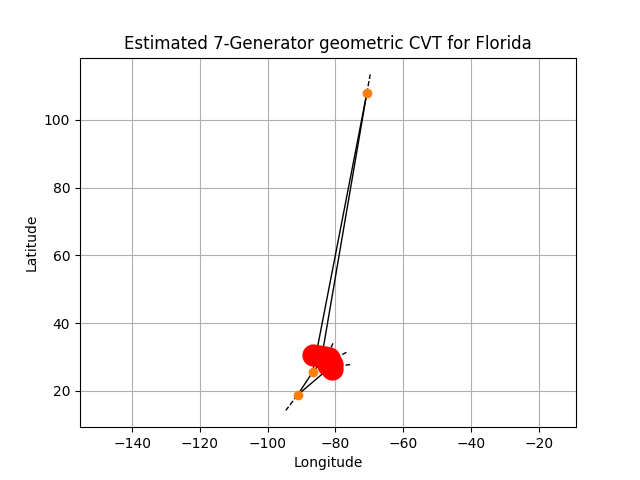

This chart was generated by the following Python code:
#! /usr/bin/env python3
#
def file_column_count ( filename ):

#*****************************************************************************80
#
## FILE_COLUMN_COUNT counts the number of words in a typical column of a file.
#
#  Licensing:
#
#    This code is distributed under the GNU LGPL license.
#
#  Modified:
#
#    13 October 2014
#
#  Author:
#
#    John Burkardt
#
#  Parameters:
#
#    Input, string FILENAME, the name of the file.
#
#    Output, integer COLUMN_COUNT, the number of words in a typical column.
#
  column_count = -1

  input = open ( filename, 'r' )

  column_count = 0

  for line in input:

    if ( line[0] == '#' ):
      continue
    else:

      wc = 0
      for word in line.strip().split():
         wc = wc + 1

      if ( wc == 0 ):
        continue
      elif ( column_count == 0 ):
        column_count = wc
        break

  input.close ( )

  return column_count

def file_column_count_test ( ):

#*****************************************************************************80
#
## FILE_COLUMN_COUNT_TEST tests FILE_COLUMN_COUNT.
#
#  Licensing:
#
#    This code is distributed under the GNU LGPL license.
#
#  Modified:
#
#    03 December 2014
#
#  Author:
#
#    John Burkardt
#
  import platform

  print ( '' )
  print ( 'FILE_COLUMN_COUNT_TEST:' )
  print ( '  Python version: %s' % ( platform.python_version ( ) ) )
  print ( '  Count the number of columns in a typical text file line.' )

  filename = 'r8mat_write_test.txt'
  column_count = file_column_count ( filename )

  print ( '' )
  print ( '  Number of columns in "%s" is %d' % ( filename, column_count ) )
#
#  Terminate.
#
  print ( '' )
  print ( 'FILE_COLUMN_COUNT_TEST:' )
  print ( '  Normal end of execution.' )
  return

def file_row_count ( filename ):

#*****************************************************************************80
#
## FILE_ROW_COUNT counts the number of rows (lines) in a file.
#
#  Licensing:
#
#    This code is distributed under the GNU LGPL license.
#
#  Modified:
#
#    13 October 2014
#
#  Author:
#
#    John Burkardt
#
#  Parameters:
#
#    Input, string FILENAME, the name of the file.
#
#    Output, integer ROW_COUNT, the number of rows in the file.
#
  row_count = -1

  input = open ( filename, 'r' )

  row_count = 0

  for line in input:

    if ( line[0] == '#' ):
      continue
    else:

      wc = 0
      for word in line.strip().split():
         wc = wc + 1

      if ( wc == 0 ):
        continue
      else:
        row_count = row_count + 1

  input.close ( )

  return row_count

def file_row_count_test ( ):

#*****************************************************************************80
#
## FILE_ROW_COUNT_TEST tests FILE_ROW_COUNT.
#
#  Licensing:
#
#    This code is distributed under the GNU LGPL license.
#
#  Modified:
#
#    03 December 2014
#
#  Author:
#
#    John Burkardt
#
  import platform

  print ( '' )
  print ( 'FILE_ROW_COUNT_TEST:' )
  print ( '  Python version: %s' % ( platform.python_version ( ) ) )
  print ( '  Count the number of rows in a text file.' )

  filename = 'i4mat_write_test.txt'
  row_count = file_row_count ( filename )

  print ( '' )
  print ( '  Number of rows in "%s" is %d' % ( filename, row_count ) )
#
#  Terminate.
#
  print ( '' )
  print ( 'FILE_ROW_COUNT_TEST:' )
  print ( '  Normal end of execution.' )
  return

def florida_centroid_geo ( g_lon, g_lat, sample_num, seed ):

#*****************************************************************************80
#
## FLORIDA_CENTROID_GEO estimates geometric centroids of Voronoi regions.
#
#  Licensing:
#
#    This code is distributed under the GNU LGPL license.
#
#  Modified:
#
#    05 November 2016
#
#  Parameters:
#
#    Input, real G_LON(*), G_LAT(*), the longitude and latitude 
#    of generators to be displayed on a map of Florida.
#
#    Input, integer SAMPLE_NUM, the number of samples to use.
#
#    Input, integer SEED, a seed for the random number generator.
#
#    Output, real C_LON(*), C_LAT(*), the longitude and latitude 
#    of the centroids of the Voronoi regions.
#
#    Output, integer SEED, a seed for the random number generator.
#
  import numpy as np
#
#  Get the longitude and latitudes of the vertices of the Florida polygon.
#
  f_lon, f_lat = florida_shape_read ( )
#
#  Determine the bounding box.
#
  f_lon_min = min ( f_lon )
  f_lon_max = max ( f_lon )
  f_lat_min = min ( f_lat )
  f_lat_max = max ( f_lat )
#
#  Initialize the counts for each generator.
#
  n = len ( g_lon )
  c_lat = np.zeros ( n )
  c_lon = np.zeros ( n )
  c_count = np.zeros ( n )
#
#  Choose random LL points in the bounding box.
#  Accept them only if they are contained in the Florida polygon.
#
  s = 0

  while ( s < sample_num ):

    lon, seed = r8_uniform_ab ( f_lon_min, f_lon_max, seed )
    lat, seed = r8_uniform_ab ( f_lat_min, f_lat_max, seed )
 
    inside = polygon_contains_point ( lon, lat, f_lon, f_lat )

    if ( inside ):

      s = s + 1

      d_min = np.Inf
      i_min = -1
      for i in range ( 0, n ):
        d = ( lat - g_lat[i] ) ** 2 + ( lon - g_lon[i] ) ** 2
        if ( d < d_min ):
          d_min = d
          i_min = i

      c_lat[i_min] = c_lat[i_min] + lat
      c_lon[i_min] = c_lon[i_min] + lon
      c_count[i_min] = c_count[i_min] + 1
#
#  Set the centroid estimates.
#
  for i in range ( 0, n ):
    if ( c_count[i] == 0 ):
      c_lon[i] = g_lon[i]
      c_lat[i] = g_lat[i]
    else:
      c_lon[i] = c_lon[i] / float ( c_count[i] )
      c_lat[i] = c_lat[i] / float ( c_count[i] )

  return c_lon, c_lat, seed

def florida_centroid_geo_test ( ):

#*****************************************************************************80
#
## FLORIDA_CENTROID_GEO_TEST tests FLORIDA_CENTROID_GEO.
#
#  Licensing:
#
#    This code is distributed under the GNU LGPL license.
#
#  Modified:
#
#    05 November 2016
#
#  Author:
#
#    John Burkardt
#
  import numpy as np
  import platform

  print ( '' )
  print ( 'FLORIDA_CENTROID_GEO_TEST:' )
  print ( '  Python version: %s' % ( platform.python_version ( ) ) )
  print ( '  FLORIDA_CENTROID_GEO can estimate the centroids of' )
  print ( '  the Voronoi cells associated with a set of points' )
  print ( '  within the boundaries of Florida,' )
  print ( '  expressed as longitudes and latitudes.' )
#
#  Set the data.
#
  name = [ \
  'Pensacola', \
  'Tallahassee', \
  'Jacksonville', \
  'Tampa', \
  'Gainesville', \
  'Orlando', \
  'Miami' ]

  g_lon = np.array ( [ \
    -87.20, \
    -84.25, \
    -81.66, \
    -82.48, \
    -82.32, \
    -81.30, \
    -80.21 ] )

  g_lat = np.array ( [ \
   30.43, \
   30.46, \
   30.34, \
   27.97, \
   29.65, \
   28.42, \
   25.78 ] )
#
#  Estimate the centroids.
#
  sample_num = 5000
  print ( '' )
  print ( '  Centroids estimated using %d sample points.' % ( sample_num ) )
  seed = 123456789
  c_lon, c_lat, seed = florida_centroid_geo ( g_lon, g_lat, sample_num, seed )
#
#  List the generators and centroids.
#
  print ( '' )
  print ( '   I  City             G Lon     G Lat     C Lon     C Lat' )
  print ( '' )
  n = len ( g_lon )
  for i in range ( 0, n ):
    print ( '  %2d  %-12s  %8.2f  %8.2f  %8.2f  %8.2f' \
      % ( i, name[i], g_lon[i], g_lat[i], c_lon[i], c_lat[i] ) )
#
#  Show generators, centroids, and Voronoi region together.
# 
  filename = 'florida_centroid_geo.png'
  plot_title = 'Geometric centroids (red) of Voronoi cells for cities (black).'
  florida_voronoi_display ( g_lon, g_lat, c_lon, c_lat, filename, plot_title )

  return

def florida_cvt_geometric ( gen_lon, gen_lat ):

#*****************************************************************************80
#
## FLORIDA_CVT_GEOMETRIC estimates a CVT for Florida based on geometric data.
#
#  Licensing:
#
#    This code is distributed under the GNU LGPL license.
#
#  Modified:
#
#    28 June 2016
#
#  Author:
#
#    John Burkardt
#
#  Parameters:
#
#    Input, real GEN_LON(N), GEN_LAT(N), points to be used as the initial
#    generators.
#
#    Output, real GEN_LON(N), GEN_LAT(N), improved estimates of the CVT
#    generators.
#

#
#  We use N points within the Florida polygon as generators.
#
  n = len ( gen_lon )
#
#  Display the points.
#
  filename = ''
  plot_title = 'Initial generators'
  florida_point_display ( gen_lon, gen_lat, filename, plot_title )
#
#  Prepare for random sampling.
#
  sample_num = 5000
  seed = 123456789

  for step in range ( 0, 10 ):

    cen_lon, cen_lat, seed = florida_centroid_geo ( gen_lon, gen_lat, sample_num, seed )

    plot_title = ( 'CVT Step %d' % ( step ) )
    florida_voronoi_display ( gen_lon, gen_lat, cen_lon, cen_lat, '', plot_title )

    filename = ''
    plot_title = ( 'Generators after step %d' % ( step ) )
    florida_point_display ( cen_lon, cen_lat, filename, plot_title )

    gen_lon = cen_lon
    gen_lat = cen_lat

  return gen_lon, gen_lat

def florida_cvt_geometric_test ( ):

#*****************************************************************************80
#
## FLORIDA_CVT_GEOMETRIC_TEST tests FLORIDA_CVT_GEOMETRIC.
#
#  Licensing:
#
#    This code is distributed under the GNU LGPL license.
#
#  Modified:
#
#    05 November 2016
#
#  Author:
#
#    John Burkardt
#
  import numpy as np
  import platform

  print ( '' )
  print ( 'FLORIDA_CVT_GEOMETRIC_TEST:' )
  print ( '  Python version: %s' % ( platform.python_version ( ) ) )
  print ( '  FLORIDA_CVT_GEOMETRIC can estimate the geometric centroidal' )
  print ( '  Voronoi tessellation (CVT) of a set of points' )
  print ( '  within the boundaries of Florida,' )
  print ( '  expressed as longitudes and latitudes.' )
#
#  Set the data.
#
  name = [ \
  'Pensacola', \
  'Tallahassee', \
  'Jacksonville', \
  'Tampa', \
  'Gainesville', \
  'Orlando', \
  'Miami' ]

  g_lon = np.array ( [ \
    -87.20, \
    -84.25, \
    -81.66, \
    -82.48, \
    -82.32, \
    -81.30, \
    -80.21 ] )

  g_lat = np.array ( [ \
   30.43, \
   30.46, \
   30.34, \
   27.97, \
   29.65, \
   28.42, \
   25.78 ] )
#
#  Estimate the CVT.
#
  g_lon, g_lat = florida_cvt_geometric ( g_lon, g_lat )
#
#  Estimate the centroids.
#
  sample_num = 5000
  seed = 123456789
  c_lon, c_lat, seed = florida_centroid_geo ( g_lon, g_lat, sample_num, seed )
#
#  Show generators, centroids, and Voronoi region together.
# 
  filename = 'florida_cvt_geo.png';
  plot_title = 'Estimated 7-Generator geometric CVT for Florida'

  florida_voronoi_display ( g_lon, g_lat, c_lon, c_lat, filename, plot_title )

  return

def florida_district_reader ( filename ):

#*****************************************************************************80
#
## FLORIDA_DISTRICT_READER reads Florida Congressional District data.
#
#  Discussion:
#
#    This function reads a comma separated value (CSV) file that
#    contains data about the 27 congressional districts in Florida,
#    * the index (1 through 27);
#    * the tag (for now, just the index as a string);
#    * a city (usually the home of the representative);
#    * 'N' or 'S' (for the latitude);
#    * Dlat, Mlat, Slat, for the degrees, minutes and seconds of latitude;
#    * 'E' or 'W' (for the longitude);
#    * Dlon, Mlon, Slon, for the degrees, minutes and seconds of longitude.
#
#    In both MATLAB and Python, reading CSV files containing mixed types
#    of data seems surprisingly awkward to do, and I have had to be
#    satisfied with finding something that just barely works.
#
#  Licensing:
#
#    This code is distributed under the GNU LGPL license.
#
#  Modified:
#
#    08 November 2016
#
#  Author:
#
#    John Burkardt
#
#  Parameters:
#
#    Input, string FILENAME, the name of the file to be read.
#
#    Output, real LON[N], LAT[N], the longitude and latitude for 
#    representative cities in each congressional district.
#
#    Output, string NAME[N], the name of the city.
#
#    Output, string TAG[N], the tag for the district.
#
  import csv
  import numpy as np

  f = open ( filename, 'rt' )

  reader = csv.reader ( f, delimiter = ',', skipinitialspace = True )
  rownum = 0

  tag_list = []
  name_list = []
  lat_list = []
  lon_list = []

  for row in reader:

    if ( rownum == 0 ):

      header = row

    else:

      tag_list.append ( row[1] )

      name_list.append ( row[2] )

      t = int ( row[4] ) + int ( row[5] ) / 60.0 + int ( row[6] ) / 3600.0
      lat_list.append ( t ) 
#
#  The "W" in the longitude designation indicates that it is negative.
#  Rather than deal with it honorably, we'll just assume it's negative.
#
      t = int ( row[8] ) + int ( row[9] ) / 60.0 + int ( row[10] ) / 3600.0
      lon_list.append ( - t ) 

    rownum = rownum + 1

  f.close ( )
#
#  Convert lists to NP arrays.
#
  lat = np.asarray ( lat_list )
  lon = np.asarray ( lon_list )

  return lon, lat, name_list, tag_list

def florida_district_reader_test ( ):

#*****************************************************************************80
#
## FLORIDA_DISTRICT_READER_TEST tests FLORIDA_DISTRICT_READER.
#
#  Discussion:
#
#    Request that the file "florida_district.txt" be read, and the
#    longitude, latitude, and tag for each city be returned.
#
#    Print and plot the data.
#
#  Licensing:
#
#    This code is distributed under the GNU LGPL license.
#
#  Modified:
#
#    05 November 2016
#
#  Author:
#
#    John Burkardt
#
  import platform

  filename = 'florida_district.txt'

  print ( '' )
  print ( 'FLORIDA_DISTRICT_READER_TEST:' )
  print ( '  Python version: %s' % ( platform.python_version ( ) ) )
  print ( '  FLORIDA_DISTRICT_READER reads a file "%s"' % ( filename ) )
  print ( '  and returns the longitude, latitude, and name of a city in' )
  print ( '  each Florida congressional district.' )
#
#  Read the longitude, latitude and name of each city.
#
  d_lon, d_lat, name, tag = florida_district_reader ( filename )
#
#  Get the size of the data.
#
  n = len ( d_lon )
#
#  Print the data.
#
  print ( '' )
  print ( ' #  City                      Longitude       Latitude' )
  print ( '' )
  for i in range ( 0, n ):
    print ( '%2d  %-18s  %14.6f  %14.6f' % ( i, name[i], d_lon[i], d_lat[i] ) )
#
#  Plot the cities.
#
  filename = 'florida_district.png'
  plot_title = 'A city in each Florida Congressional District'
  florida_point_display ( d_lon, d_lat, filename, plot_title )

  return

def florida_point_display ( p_lon, p_lat, filename, plot_title ):

#*****************************************************************************80
#
## FLORIDA_POINT_DISPLAY displays points within the boundaries of Florida.
#
#  Discussion:
#
#    The points are assumed to be given in terms of longitude and latitude.
#
#  Licensing:
#
#    This code is distributed under the GNU LGPL license.
#
#  Modified:
#
#    05 November 2016
#
#  Parameters:
#
#    Input, real P_LON(*), P_LAT(*), the longitude and latitude of the points.
#
#    Input, string FILENAME, a name for the graphics file.
#    If FILENAME is '', the plot is not saved.
#
#    Input, string PLOT_TITLE, a title for the plot.
#
  import matplotlib.pyplot as plt

  f_lon, f_lat = florida_shape_read ( )

  plt.plot ( f_lon, f_lat, linewidth = 2, color = 'g' )

  plt.plot ( p_lon, p_lat, 'ro', markersize = 15 )

  plt.axis ( 'equal' )
  plt.grid ( 'on' )
  plt.xlabel ( 'Longitude' )
  plt.ylabel ( 'Latitude' )
  plt.title ( plot_title )
  if ( 0 < len ( filename ) ):
    plt.savefig ( filename )
    print ( '' )
    print ( '  Graphics data saved as "%s"' % ( filename ) )
  plt.show ( block = False )

  return

def florida_point_display_test ( ):

#*****************************************************************************80
#
## FLORIDA_POINT_DISPLAY_TEST tests FLORIDA_POINT_DISPLAY.
#
#  Licensing:
#
#    This code is distributed under the GNU LGPL license.
#
#  Modified:
#
#    05 November 2016
#
#  Author:
#
#    John Burkardt
#
  import numpy as np
  import platform

  print ( '' )
  print ( 'FLORIDA_POINT_DISPLAY_TEST:' )
  print ( '  Python version: %s' % ( platform.python_version ( ) ) )
  print ( '  FLORIDA_POINT_DISPLAY can display a set of points' )
  print ( '  within the boundaries of Florida,' )
  print ( '  expressed as longitudes and latitudes.' )

  name = [ \
  'Pensacola', \
  'Tallahassee', \
  'Jacksonville', \
  'Tampa', \
  'Gainesville', \
  'Orlando', \
  'Miami' ]

  p_lat = np.array ( [ \
   30.43, \
   30.46, \
   30.34, \
   27.97, \
   29.65, \
   28.42, \
   25.78 ] )

  p_lon = np.array ( [ \
    -87.20, \
    -84.25, \
    -81.66, \
    -82.48, \
    -82.32, \
    -81.30, \
    -80.21 ] )

  filename = 'florida_point_display.png'
  plot_title = 'Seven Florida Cities'
  florida_point_display ( p_lon, p_lat, filename, plot_title )

  return

def florida_sample_geo ( sample_num ):

#*****************************************************************************80
#
## FLORIDA_SAMPLE_GEO produces geometrically random sample points in Florida.
#
#  Licensing:
#
#    This code is distributed under the GNU LGPL license.
#
#  Modified:
#
#    05 November 2016
#
#  Parameters:
#
#    Input, integer SAMPLE_NUM, the number of sample points desired.
#
#    Output, real S_LON(SAMPLE_NUM), S_LAT(SAMPLE_NUM), sample points.
#
  import numpy as np
  from sys import exit
#
#  Get the longitude and latitudes of the vertices of the Florida polygon.
#
  f_lon, f_lat = florida_shape_read ( )
#
#  Determine the bounding box.
#
  f_lon_min = min ( f_lon )
  f_lon_max = max ( f_lon )
  f_lat_min = min ( f_lat )
  f_lat_max = max ( f_lat )
#
#  Choose random LL points in the bounding box.
#  Accept them only if they are containined in the Florida polygon.
#
  seed = 123456789
  s_lon = np.zeros ( sample_num )
  s_lat = np.zeros ( sample_num )

  i = 0
  j = 0

  while ( i < sample_num ):

    lon, seed = r8_uniform_ab ( f_lon_min, f_lon_max, seed )
    lat, seed = r8_uniform_ab ( f_lat_min, f_lat_max, seed )
    inside = polygon_contains_point ( lon, lat, f_lon, f_lat )

    if ( inside ):
      s_lon[i] = lon
      s_lat[i] = lat
      i = i + 1

  return s_lon, s_lat

def florida_sample_geo_test ( ):

#*****************************************************************************80
#
## FLORIDA_SAMPLE_GEO_TEST tests FLORIDA_SAMPLE_GEO.
#
#  Licensing:
#
#    This code is distributed under the GNU LGPL license.
#
#  Modified:
#
#    05 November 2016
#
#  Author:
#
#    John Burkardt
#
  import platform

  print ( '' )
  print ( 'FLORIDA_SAMPLE_GEO_TEST:' )
  print ( '  Python version: %s' % ( platform.python_version ( ) ) )
  print ( '  FLORIDA_SAMPLE_GEO returns a given number of random' )
  print ( '  sample points within the boundaries of Florida,' )
  print ( '  expressed as longitudes and latitudes.' )

  sample_num = 100

  print ( '' )
  print ( '  Requesting %d sample points:' % ( sample_num ) )

  s_lon, s_lat = florida_sample_geo ( sample_num )

  print ( '' )
  print ( '  FLORIDA_POINT_DISPLAY can display the sample points.' )

  filename = 'florida_sample_geo.png'
  plot_title = 'Sample Points in Florida'
  florida_point_display ( s_lon, s_lat, filename, plot_title )

  return

def florida_shape_display ( lon, lat, filename, plot_title ):

#*****************************************************************************80
#
## FLORIDA_SHAPE_DISPLAY displays the shape of Florida.
#
#  Licensing:
#
#    This code is distributed under the GNU LGPL license.
#
#  Modified:
#
#    04 November 2016
#
#  Parameters:
#
#    Input, real LON(*), LAT(*), the longitude and latitude of the points.
#
#    Input, string FILENAME, a name for the graphics file.
#
#    Input, string PLOT_TITLE, a title for the plot.
#
  import matplotlib.pyplot as plt

  plt.plot ( lon, lat, linewidth = 2, color = 'r' )
  plt.axis ( 'equal' )
  plt.grid ( 'on' )
  plt.xlabel ( 'Longitude' )
  plt.ylabel ( 'Latitude' )
  plt.title ( plot_title )
  if ( 0 < len ( filename ) ):
    plt.savefig ( filename )
    print ( '' )
    print ( '  Plot saved as "%s"' % ( filename ) )
  plt.show ( block = False )

  return

def florida_shape_display_test ( ):

#*****************************************************************************80
#
## FLORIDA_SHAPE_DISPLAY_TEST tests FLORIDA_SHAPE_DISPLAY.
#
#  Licensing:
#
#    This code is distributed under the GNU LGPL license.
#
#  Modified:
#
#    04 November 2016
#
#  Author:
#
#    John Burkardt
#
  import platform
  
  print ( '' )
  print ( 'FLORIDA_SHAPE_DISPLAY_TEST:' )
  print ( '  FLORIDA_SHAPE_DISPLAY displays the shape of Florida.' )

  filename = 'florida_shape.txt'
  m = r8vec2_header_read ( filename )
  lon, lat = r8vec2_data_read ( filename, m )

  filename = 'florida_shape_display.png'
  plot_title = 'The shape of Florida'

  florida_shape_display ( lon, lat, filename, plot_title )

  return

def florida_shape_read ( ):

#*****************************************************************************80
#
## FLORIDA_SHAPE_READ extracts the low resolution Florida polygon.
#
#  Discussion:
#
#    The MATLAB Mapping Toolbox includes information about high and
#    low resolution polygonal models of US States.  We want to examine
#    the low resolution polygonal model of Florida.
#
#  Licensing:
#
#    This code is distributed under the GNU LGPL license.
#
#  Modified:
#
#    04 November 2016
#
#  Parameters:
#
#    Output, real LON(*), LAT(*), the longitude and latitude of the
#    polygonal vertices, listed in counterclockwise order.
#
  filename = 'florida_shape.txt'
  m = r8vec2_header_read ( filename )
  lon, lat = r8vec2_data_read ( filename, m )

  return lon, lat

def florida_shape_read_test ( ):

#*****************************************************************************80
#
## FLORIDA_SHAPE_READ_TEST tests FLORIDA_SHAPE_READ.
#
#  Licensing:
#
#    This code is distributed under the GNU LGPL license.
#
#  Modified:
#
#    04 November 2016
#
#  Author:
#
#    John Burkardt
#
  import platform

  print ( '' )
  print ( 'FLORIDA_SHAPE_READ_TEST:' )
  print ( '  Python version: %s' % ( platform.python_version ( ) ) )
  print ( '  FLORIDA_SHAPE_READ returns informaition defining' )
  print ( '  a low-resolution polygonal model of Florida.' )

  lon, lat = florida_shape_read ( )
#
#  Print some of the information.
#
  n = len ( lon )
  r8vec2_print_some ( n, lon, lat, 10, \
    '  Longitude/Latitude, Florida Polygon Vertices:' ) 
#
#  Show generators, centroids, and Voronoi region together.
# 
  filename = 'florida_shape_read.png';
  plot_title = 'Low resolution polygonal outline of Florida';
  florida_shape_display ( lon, lat, filename, plot_title );

  return

def florida_voronoi_display ( g_lon, g_lat, p_lon, p_lat, filename, plot_title ):

#*****************************************************************************80
#
## FLORIDA_VORONOI_DISPLAY displays generators, and their Voronoi diagram.
#
#  Licensing:
#
#    This code is distributed under the GNU LGPL license.
#
#  Modified:
#
#    07 November 2016
#
#  Parameters:
#
#    Input, real G_LON(*), G_LAT(*), the longitude and latitude of 
#    generators to be displayed on a map of Florida, using black dots.
#
#    Input, real P_LON(*), P_LAT(*), additional points, to be shown using
#    red dots.
#
#    Input, string FILENAME, a name for the graphics file.
#    If FILENAME is '', the plot is not saved.
#
#    Input, string PLOT_TITLE, a title for the plot.
#
  import matplotlib.pyplot as plt
  import numpy as np
  import scipy.spatial as spatial
#
#  Determine the Voronoi diagram for the generators.
#
  g_num = len ( g_lon )
  g = np.zeros ( [ g_num, 2 ] )
  g[:,0] = g_lon[:]
  g[:,1] = g_lat[:]

  vor = spatial.Voronoi ( g )
#
#  Plot the Voronoi diagram.
#
  spatial.voronoi_plot_2d ( vor )
#
#  Get the Florida information.
#
  f_lon, f_lat = florida_shape_read ( )
#
#  Draw the outline of Florida.
#
  plt.plot ( f_lon, f_lat, linewidth = 2, color = 'g' )
#
#  Include the auxilliary points.
#
  plt.plot ( p_lon, p_lat, 'ro', markersize = 15 )
#
#  More plot stuff.
#
  plt.axis ( 'equal' )
  plt.grid ( True )
  plt.xlabel ( 'Longitude' )
  plt.ylabel ( 'Latitude' )
  plt.title ( plot_title )
  if ( 0 < len ( filename ) ):
    plt.savefig ( filename )
    print ( '' )
    print ( '  Graphics data saved as "%s"' % ( filename ) )
  plt.show ( block = False )

  return

def florida_voronoi_display_test ( ):

#*****************************************************************************80
#
## FLORIDA_VORONOI_DISPLAY_TEST tests FLORIDA_VORONOI_DISPLAY.
#
#  Licensing:
#
#    This code is distributed under the GNU LGPL license.
#
#  Modified:
#
#    29 June 2016
#
#  Author:
#
#    John Burkardt
#
  import numpy as np
  import platform

  print ( '' )
  print ( 'FLORIDA_VORONOI_DISPLAY_TEST:' )
  print ( '  Python version: %s' % ( platform.python_version ( ) ) )
  print ( '  FLORIDA_VORONOI_DISPLAY can display a set of points' )
  print ( '  within the boundaries of Florida,' )
  print ( '  expressed as longitudes and latitudes,' )
  print ( '  and the Voronoi diagram they generate.' )

  name = [ \
  'Pensacola', \
  'Tallahassee', \
  'Jacksonville', \
  'Tampa', \
  'Gainesville', \
  'Orlando', \
  'Miami' ]

  g_lon = np.array ( [ \
    -87.20, \
    -84.25, \
    -81.66, \
    -82.48, \
    -82.32, \
    -81.30, \
    -80.21 ] )

  g_lat = np.array ( [ \
   30.43, \
   30.46, \
   30.34, \
   27.97, \
   29.65, \
   28.42, \
   25.78 ] )

  p_lon = []
  p_lat = []

  filename = 'florida_voronoi_display.png'
  plot_title = 'Voronoi diagram for 7 Florida cities'

  florida_voronoi_display ( g_lon, g_lat, p_lon, p_lat, filename, plot_title )

  return

def polygon_contains_point ( x, y, px, py ):

#*****************************************************************************80
#
## POLYGON_CONTAINS_POINT finds if a point is inside a polygon.
#
#  Licensing:
#
#    This code is distributed under the GNU LGPL license.
#
#  Modified:
#
#    05 November 2016
#
#  Author:
#
#    John Burkardt
#
#  Parameters:
#
#    Input, real X, Y, the coordinates of the point to be tested.
#
#    Input, real PX(N), PY(N), the coordinates of the vertices of the polygon.
#
#    Output, logical INSIDE, is TRUE if the point is inside the polygon.
#
  n = len ( px )
  inside = False

  px1 = px[0]
  py1 = py[0]
  xints = x - 1.0
  for i in range ( 0, n + 1 ):
    px2 = px[i%n]
    py2 = py[i%n]
    if ( min ( py1, py2 ) < y ):
      if ( y <= max ( py1, py2 ) ):
        if ( x <= max ( px1, px2 ) ):
          if ( py1 != py2 ):
            xints = ( y - py1 ) * ( px2 - px1 ) / ( py2 - py1 ) + px1
          if ( px1 == px2 or x <= xints ):
            inside = not inside
    px1 = px2
    py1 = py2

  return inside

def polygon_contains_point_test ( ):

#*****************************************************************************80
#
## POLYGON_CONTAINS_POINT_TEST tests POLYGON_CONTAINS_POINT.
#
#  Licensing:
#
#    This code is distributed under the GNU LGPL license. 
#
#  Modified:
#
#    05 November 2016
#
#  Author:
#
#    John Burkardt
#
  import numpy as np
  import platform

  n = 5
  test_num = 4

  x_test = np.array ( [ 1.0, 3.0, 0.0, 0.5 ] )

  y_test = np.array ( [ 1.0, 4.0, 2.0, -0.25 ] )

  px = np.array ( [ 0.0, 1.0, 2.0, 1.0, 0.0 ] )
 
  py = np.array ( [ 0.0, 0.0, 1.0, 2.0, 2.0 ] )

  print ( '' )
  print ( 'POLYGON_CONTAINS_POINT_TEST' )
  print ( '  Python version: %s' % ( platform.python_version ( ) ) )
  print ( '  POLYGON_CONTAINS_POINT determines if' )
  print ( '  a point is in a polygon.' )

  print ( '' )
  print ( '  The polygon vertices:' )
  print ( '' )
  for i in range ( 0, n ):
    print ( '  %2d  %8.4f  %8.4f' % ( i, px[i], py[i] ) )

  print ( '' )
  print ( '        X         Y     Inside?' )
  print ( '' )

  for test in range ( 0, test_num ):
 
    x = x_test[test]
    y = y_test[test]
 
    inside = polygon_contains_point ( x, y, px, py )

    print ( '  %8.2f  %8.2f    %s' % ( x, y, inside ) )
#
#  Terminate.
#
  print ( '' )
  print ( 'POLYGON_CONTAINS_POINT_TEST' )
  print ( '  Normal end of execution.' )
  return

def r8_uniform_ab ( a, b, seed ):

#*****************************************************************************80
#
## R8_UNIFORM_AB returns a scaled pseudorandom R8.
#
#  Licensing:
#
#    This code is distributed under the GNU LGPL license. 
#
#  Modified:
#
#    04 April 2013
#
#  Author:
#
#    John Burkardt
#
#  Reference:
#
#    Paul Bratley, Bennett Fox, Linus Schrage,
#    A Guide to Simulation,
#    Second Edition,
#    Springer, 1987,
#    ISBN: 0387964673,
#    LC: QA76.9.C65.B73.
#
#    Bennett Fox,
#    Algorithm 647:
#    Implementation and Relative Efficiency of Quasirandom
#    Sequence Generators,
#    ACM Transactions on Mathematical Software,
#    Volume 12, Number 4, December 1986, pages 362-376.
#
#    Pierre L'Ecuyer,
#    Random Number Generation,
#    in Handbook of Simulation,
#    edited by Jerry Banks,
#    Wiley, 1998,
#    ISBN: 0471134031,
#    LC: T57.62.H37.
#
#    Peter Lewis, Allen Goodman, James Miller,
#    A Pseudo-Random Number Generator for the System/360,
#    IBM Systems Journal,
#    Volume 8, Number 2, 1969, pages 136-143.
#
#  Parameters:
#
#    Input, real A, B, the minimum and maximum values.
#
#    Input, integer SEED, a seed for the random number generator.
#
#    Output, real R, the randomly chosen value.
#
#    Output, integer SEED, an updated seed for the random number generator.
#
  from sys import exit

  i4_huge = 2147483647

  if ( seed == 0 ):
    print ( '' )
    print ( 'R8_UNIFORM_AB - Fatal error!' )
    print ( '  Input SEED = 0!' )
    exit ( 'R8_UNIFORM_AB - Fatal error!' )

  seed = int ( seed )

  seed = ( seed % i4_huge )

  if ( seed < 0 ):
    seed = seed + i4_huge

  k = ( seed // 127773 )

  seed = 16807 * ( seed - k * 127773 ) - k * 2836

  if ( seed < 0 ):
    seed = seed + i4_huge

  r = a + ( b - a ) * seed * 4.656612875E-10

  return r, seed

def r8_uniform_ab_test ( ):

#*****************************************************************************80
#
## R8_UNIFORM_AB_TEST tests R8_UNIFORM_AB.
#
#  Licensing:
#
#    This code is distributed under the GNU LGPL license.
#
#  Modified:
#
#    26 July 2014
#
#  Author:
#
#    John Burkardt
#
  import platform

  a = 10.0
  b = 20.0

  print ( '' )
  print ( 'R8_UNIFORM_AB_TEST' )
  print ( '  Python version: %s' % ( platform.python_version ( ) ) )
  print ( '  R8_UNIFORM_AB returns random values in a given range:' )
  print ( '  [ A, B ]' )
  print ( '' )
  print ( '  For this problem:' )
  print ( '  A = %f' % ( a ) )
  print ( '  B = %f' % ( b ) )
  print ( '' )

  seed = 123456789

  for i in range ( 0, 10 ):
    r, seed = r8_uniform_ab ( a, b, seed )
    print ( '  %f' % ( r ) )
#
#  Terminate.
#
  print ( '' )
  print ( 'R8_UNIFORM_AB_TEST' )
  print ( '  Normal end of execution' )
  return

def r8vec2_data_read ( filename, m ):

#*****************************************************************************80
#
## R8VEC2_DATA_READ reads the data from an R8VEC2.
#
#  Discussion:
#
#    An R8VEC2 is an pair of R8VEC's.
#
#  Licensing:
#
#    This code is distributed under the GNU LGPL license.
#
#  Modified:
#
#    04 November 2016
#
#  Author:
#
#    John Burkardt
#
#  Parameters:
#
#    Input, string FILENAME, the name of the input file.
#
#    Input, integer M, the number of rows in the file.
#
#    Output, real X(M), Y(M), the data.
#
  import numpy as np

  input = open ( filename, 'r' )

  x = np.zeros ( m )
  y = np.zeros ( m )

  i = 0
  for line in input:

    if ( line[0] == '#' ):
      continue
    else:
      data = line.split ( )
      x[i] = data[0]
      y[i] = data[1]
      i = i + 1

  input.close ( )

  return x, y

def r8vec2_data_read_test ( ):

#*****************************************************************************80
#
## R8VEC2_DATA_READ_TEST tests R8VEC2_DATA_READ.
#
#  Licensing:
#
#    This code is distributed under the GNU LGPL license.
#
#  Modified:
#
#    04 November 2016
#
#  Author:
#
#    John Burkardt
#
  import platform

  print ( '' )
  print ( 'R8VEC2_DATA_READ_TEST:' )
  print ( '  Python version: %s' % ( platform.python_version ( ) ) )
  print ( '  R8VEC2_DATA_READ reads data from an R8VEC2.' )

  m = 5
  filename = 'r8vec2_write_test.txt'
  x, y = r8vec2_data_read ( filename, m )
  r8vec2_print ( m, x, y, '  Data read from file:' )
#
#  Terminate.
#
  print ( '' )
  print ( 'R8VEC2_DATA_READ_TEST:' )
  print ( '  Normal end of execution.' )
  return

def r8vec2_header_read ( filename ):

#*****************************************************************************80
#
## R8VEC2_HEADER_READ reads the header from an R8VEC2 file.
#
#  Discussion:
#
#    An R8VEC2 is a pair of R8VEC's.
#
#  Licensing:
#
#    This code is distributed under the GNU LGPL license.
#
#  Modified:
#
#    04 November 2016
#
#  Author:
#
#    John Burkardt
#
#  Parameters:
#
#    Input, string FILENAME, the name of the input file.
#
#    Output, integer M, the number of rows in the file.
#
  n = file_column_count ( filename )

  if ( n != 2 ):
    print ( '' )
    print ( 'R8VEC2_HEADER_READ - Fatal error!' )
    print ( '  The number of columns is not 2, but %d.' % ( n ) )
    exit ( 'R8VEC2_HEADER_READ - Fatal error!' )

  m = file_row_count ( filename )

  return m

def r8vec2_header_read_test ( ):

#*****************************************************************************80
#
## R8VEC2_HEADER_READ_TEST tests R8VEC2_HEADER_READ.
#
#  Licensing:
#
#    This code is distributed under the GNU LGPL license.
#
#  Modified:
#
#    13 October 2014
#
#  Author:
#
#    John Burkardt
#
  import numpy as np
  import platform

  print ( '' )
  print ( 'R8VEC2_HEADER_READ_TEST:' )
  print ( '  Python version: %s' % ( platform.python_version ( ) ) )
  print ( '  R8VEC2_HEADER_READ counts rows in a file containing an R8VEC2.' )

  filename = 'r8vec2_write_test.txt'
  m = r8vec2_header_read ( filename )

  print ( '' )
  print ( '  File "%s" contains %d rows.' % ( filename, m ) )
#
#  Terminate.
#
  print ( '' )
  print ( 'R8VEC2_HEADER_READ_TEST:' )
  print ( '  Normal end of execution.' )
  return

def r8vec2_print ( n, a1, a2, title ):

#*****************************************************************************80
#
## R8VEC2_PRINT prints an R8VEC2.
#
#  Discussion:
#
#    An R8VEC2 is a dataset consisting of N pairs of real values, stored
#    as two separate vectors A1 and A2.
#
#  Licensing:
#
#    This code is distributed under the GNU LGPL license.
#
#  Modified:
#
#    27 June 2015
#
#  Author:
#
#    John Burkardt
#
#  Parameters:
#
#    Input, integer N, the number of components of the vector.
#
#    Input, real A1(N), A2(N), the vectors to be printed.
#
#    Input, string TITLE, a title.
#
  print ( '' )
  print ( title )
  print ( '' )
  for i in range ( 0, n ):
    print ( '  %6d:   %12g  %12g' % ( i, a1[i], a2[i] ) )

  return

def r8vec2_print_test ( ):

#*****************************************************************************80
#
## R8VEC2_PRINT_TEST tests R8VEC2_PRINT.
#
#  Licensing:
#
#    This code is distributed under the GNU LGPL license.
#
#  Modified:
#
#    27 June 2015
#
#  Author:
#
#    John Burkardt
#
  import numpy as np
  import platform

  print ( '' )
  print ( 'R8VEC2_PRINT_TEST' )
  print ( '  Python version: %s' % ( platform.python_version ( ) ) )
  print ( '  R8VEC2_PRINT prints a pair of R8VEC\'s.' )

  n = 6
  v = np.array ( [ 0.0, 0.20, 0.40, 0.60, 0.80, 1.0 ], dtype = np.float64 )
  w = np.array ( [ 0.0, 0.04, 0.16, 0.36, 0.64, 1.0 ], dtype = np.float64 )
  r8vec2_print ( n, v, w, '  Print a pair of R8VEC\'s:' )
#
#  Terminate.
#
  print ( '' )
  print ( 'R8VEC2_PRINT_TEST:' )
  print ( '  Normal end of execution.' )
  return

def r8vec2_print_some ( n, x1, x2, max_print, title ):

#*****************************************************************************80
#
## R8VEC2_PRINT_SOME prints "some" of an R8VEC2.
#
#  Discussion:
#
#    An R8VEC2 is two R8VEC's.
#
#    An R8VEC is a vector of R8 values.
#
#    The user specifies MAX_PRINT, the maximum number of lines to print.
#
#    If N, the size of the vectors, is no more than MAX_PRINT, then
#    the entire vectors are printed, one entry of each per line.
#
#    Otherwise, if possible, the first MAX_PRINT-2 entries are printed,
#    followed by a line of periods suggesting an omission,
#    and the last entry.
#
#  Licensing:
#
#    This code is distributed under the GNU LGPL license.
#
#  Modified:
#
#    07 February 2016
#
#  Author:
#
#    John Burkardt
#
#  Parameters:
#
#    Input, integer N, the number of entries of the vectors.
#
#    Input, real X1(N), X2(N), the vector to be printed.
#
#    Input, integer MAX_PRINT, the maximum number of lines to print.
#
#    Input, string TITLE, a title.
#
  if ( max_print <= 0 ):
    return

  if ( n <= 0 ):
    return

  print ( '' )
  print ( title )
  print ( '' )

  if ( n <= max_print ):

    for i in range ( 0, n ):
      print ( '%6d: %14g  %14g' % ( i, x1[i], x2[i] ) )

  elif ( 3 <= max_print ):

    for i in range ( 0, max_print - 2 ):
      print ( '%6d: %14g  %14g' % ( i, x1[i], x2[i] ) )
    print ( '......  ..............  ..............' )
    i = n - 1
    print ( '%6d: %14g  %14g' % ( i, x1[i], x2[i] ) )

  else:

    for i in range ( 0, max_print - 1 ):
      print ( '%6d: %14g  %14g' % ( i, x1[i], x2[i] ) )
    i = max_print - 1
    print ( '%6d: %14g  %14g  ...more entries...' % ( i, x1[i], x2[i] ) )

  return

def r8vec2_print_some_test ( ):

#*****************************************************************************80
#
## R8VEC2_PRINT_SOME_TEST tests R8VEC2_PRINT_SOME.
#
#  Licensing:
#
#    This code is distributed under the GNU LGPL license.
#
#  Modified:
#
#    07 January 2016
#
#  Author:
#
#    John Burkardt
#
  import numpy as np
  import platform

  n = 100
  a = np.zeros ( n )
  b = np.zeros ( n )

  for i in range ( 0, n ):
    x = float ( i + 1 )
    a[i] = x * x
    b[i] = np.sqrt ( x )

  print ( '' )
  print ( 'R8VEC2_PRINT_SOME_TEST' )
  print ( '  Python version: %s' % ( platform.python_version ( ) ) )
  print ( '  R8VEC2_PRINT_SOME prints some of a pair of R8VEC\'s.' )

  r8vec2_print_some ( n, a, b, 10, '  Square and square root:' )
#
#  Terminate.
#
  print ( '' )
  print ( 'R8VEC2_PRINT_SOME_TEST:' )
  print ( '  Normal end of execution.' )
  return

def r8vec2_write ( filename, n, a, b ):

#*****************************************************************************80
#
## R8VEC2_WRITE writes an R8VEC2 to a file.
#
#  Discussion:
#
#    An R8VEC2 is a pair of vectors of R8's.
#
#  Licensing:
#
#    This code is distributed under the GNU LGPL license.
#
#  Modified:
#
#    04 November 2016
#
#  Author:
#
#    John Burkardt
#
#  Parameters:
#
#    Input, string FILENAME, the name of the output file.
#
#    Input, integer N, the number of entries in A.
#
#    Input, real A(N), B(N), the vectors.
#
  output = open ( filename, 'w' )

  for i in range ( 0, n ):
    s = '  %g  %g\n' % ( a[i], b[i] )
    output.write ( s )

  output.close ( )

  return

def r8vec2_write_test ( ):

#*****************************************************************************80
#
## R8VEC2_WRITE_TEST tests R8VEC2_WRITE.
#
#  Licensing:
#
#    This code is distributed under the GNU LGPL license.
#
#  Modified:
#
#    04 November 2016
#
#  Author:
#
#    John Burkardt
#
  import numpy as np
  import platform

  print ( '' )
  print ( 'R8VEC2_WRITE_TEST:' )
  print ( '  Python version: %s' % ( platform.python_version ( ) ) )
  print ( '  Test R8VEC2_WRITE, which writes an R8VEC2 to a file.' )

  filename = 'r8vec2_write_test.txt'
  n = 5
  a = np.array ( [ 1.1, 1.2, 1.3, 1.4, 1.5 ] )
  b = np.array ( [ 1.2, 2.2, 3.2, 4.2, 5.2 ] )
  r8vec2_write ( filename, n, a, b )

  print ( '' )
  print ( '  Created file "%s".' % ( filename ) )
#
#  Terminate.
#
  print ( '' )
  print ( 'R8VEC2_WRITE_TEST:' )
  print ( '  Normal end of execution.' )
  return

def timestamp ( ):

#*****************************************************************************80
#
## TIMESTAMP prints the date as a timestamp.
#
#  Licensing:
#
#    This code is distributed under the GNU LGPL license. 
#
#  Modified:
#
#    06 April 2013
#
#  Author:
#
#    John Burkardt
#
#  Parameters:
#
#    None
#
  import time

  t = time.time ( )
  print ( time.ctime ( t ) )

  return None

def timestamp_test ( ):

#*****************************************************************************80
#
## TIMESTAMP_TEST tests TIMESTAMP.
#
#  Licensing:
#
#    This code is distributed under the GNU LGPL license. 
#
#  Modified:
#
#    03 December 2014
#
#  Author:
#
#    John Burkardt
#
#  Parameters:
#
#    None
#
  import platform

  print ( '' )
  print ( 'TIMESTAMP_TEST:' )
  print ( '  Python version: %s' % ( platform.python_version ( ) ) )
  print ( '  TIMESTAMP prints a timestamp of the current date and time.' )
  print ( '' )

  timestamp ( )
#
#  Terminate.
#
  print ( '' )
  print ( 'TIMESTAMP_TEST:' )
  print ( '  Normal end of execution.' )
  return

def florida_cvt_geo_tests ( ):

#*****************************************************************************80
#
## FLORIDA_CVT_GEO_TEST tests the FLORIDA_CVT_GEO library.
#
#  Licensing:
#
#    This code is distributed under the GNU LGPL license.
#
#  Modified:
#
#    08 November 2016
#
#  Author:
#
#    John Burkardt
#
  import platform

  print ( '' )
  print ( 'FLORIDA_CVT_GEO_TESTS' )
  print ( '  Python version: %s' % ( platform.python_version ( ) ) )
  print ( '  Test the FLORIDA_CVT_GEO library.' )

  florida_centroid_geo_test ( )
  florida_cvt_geometric_test ( )
  florida_district_reader_test ( )
  florida_point_display_test ( )
  florida_sample_geo_test ( )
  florida_shape_display_test ( )
  florida_shape_read_test ( )
  florida_voronoi_display_test ( )
  polygon_contains_point_test ( )
#
#  Terminate.
#
  print ( '' )
  print ( 'FLORIDA_CVT_GEO_TESTS' )
  print ( '  Normal end of execution.' )
  return

if ( __name__ == '__main__' ):
  timestamp ( )
  florida_cvt_geo_tests ( )
  timestamp ( )
 
